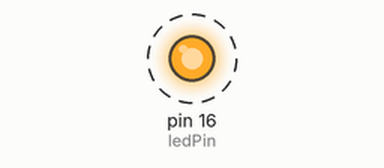
Bench run of a sketch on a simulated Arduino Uno, built with avr-gcc and run on an emulated ATmega328P. Shown: output pins drawn as LEDs (lit = HIGH). Dashed ring = blinking.

Above: at 0.2 s.
Timing chart, 0 to 3.0 s (numbered marks = the images above):
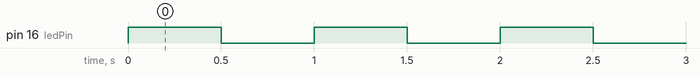

Measured:
- by itself, pin 16 (ledPin): alternates HIGH for 0.50 s and LOW for 0.50 s

The sketch:

LedTest.ino
```cpp
#include <Arduino.h>

constexpr int ledPin = 16;
constexpr unsigned long halfPeriodMs = 500;

void setup() {
  digitalWrite(ledPin, LOW);
  pinMode(ledPin, OUTPUT);
}

void loop() {
  digitalWrite(ledPin, HIGH);
  delay(halfPeriodMs);
  digitalWrite(ledPin, LOW);
  delay(halfPeriodMs);
}
```
